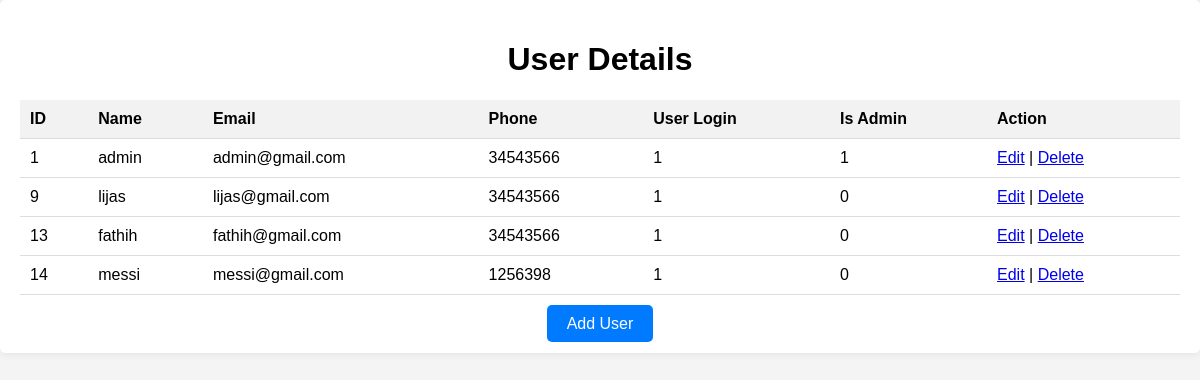
The app's page /admin/manage_user.php with its own data.
### tables this page shows
CREATE TABLE `users` (
  `id` int(11) NOT NULL,
  `name` varchar(150) NOT NULL,
  `email` varchar(150) NOT NULL,
  `phone` bigint(20) NOT NULL,
  `password` varchar(150) NOT NULL,
  `user_login` tinyint(1) NOT NULL,
  `is_admin` tinyint(1) DEFAULT 0
);

### admin/manage_user.php (the view, shortened to what this page needs)
<?php include '../connection.php' ?>
<!DOCTYPE html>
<html lang="en">
<head>
</head>
<body>
<div class="container">
    <h1>User Details</h1>
    <table>
        <thead>
            <tr>
                <th>ID</th>
                <th>Name</th>
                <th>Email</th>
                <th>Phone</th>
                <th>User Login</th>
                <th>Is Admin</th>
                <th>Action</th>
            </tr>
        </thead>
        <tbody>
            <?php
            $query="SELECT * FROM users";
            $query_run=mysqli_query($connect,$query);
            while($row=mysqli_fetch_array($query_run)){
            ?>
            <tr>
                <td><?php echo $row['id']; ?></td>
                <td><?php echo $row['name']; ?></td>
                <td><?php echo $row['email']; ?></td>
                <td><?php echo $row['phone']; ?></td>
                <td><?php echo $row['user_login']; ?></td>
                <td><?php echo $row['is_admin']; ?></td>
                <td>
                    <a href="edit_user.php?id=<?php echo $row['id']; ?>">Edit</a> |
                    <a href="delete_user.php?id=<?php echo $row['id'] ?>">Delete</a>
                </td>
            </tr>
            <?php }?>
        </tbody>
    </table>
    <div class="add-button">
        <a href="add_user.php">Add User</a>
    </div>
</div>
</body>
</html>

### admin/manage_user.php (style rules this page uses)
body { font-family: Arial, sans-serif; margin: 0; padding: 0; background-color: #f4f4f4; }
.container { padding: 20px; background-color: #fff; border-radius: 5px; box-shadow: 0 0 10px rgba(0, 0, 0, 0.1); }
h1 { text-align: center; }
table { width: 100%; border-collapse: collapse; margin-top: 20px; }
th, td { padding: 10px; text-align: left; border-bottom: 1px solid #ddd; }
th { background-color: #f2f2f2; }
.add-button { text-align: center; margin-top: 20px; }
.add-button a { padding: 10px 20px; background-color: #007bff; color: #fff; text-decoration: none; border-radius: 5px; transition: background-color 0.3s ease; }

### records on screen
users: id "1", name "admin", email "admin@gmail.com", phone "34543566", user_login "1", is_admin "1"
users: id "9", name "lijas", email "lijas@gmail.com", phone "34543566", user_login "1", is_admin "0"
users: id "13", name "fathih", email "fathih@gmail.com", phone "34543566", user_login "1", is_admin "0"
users: id "14", name "messi", email "messi@gmail.com", phone "1256398", user_login "1", is_admin "0"
